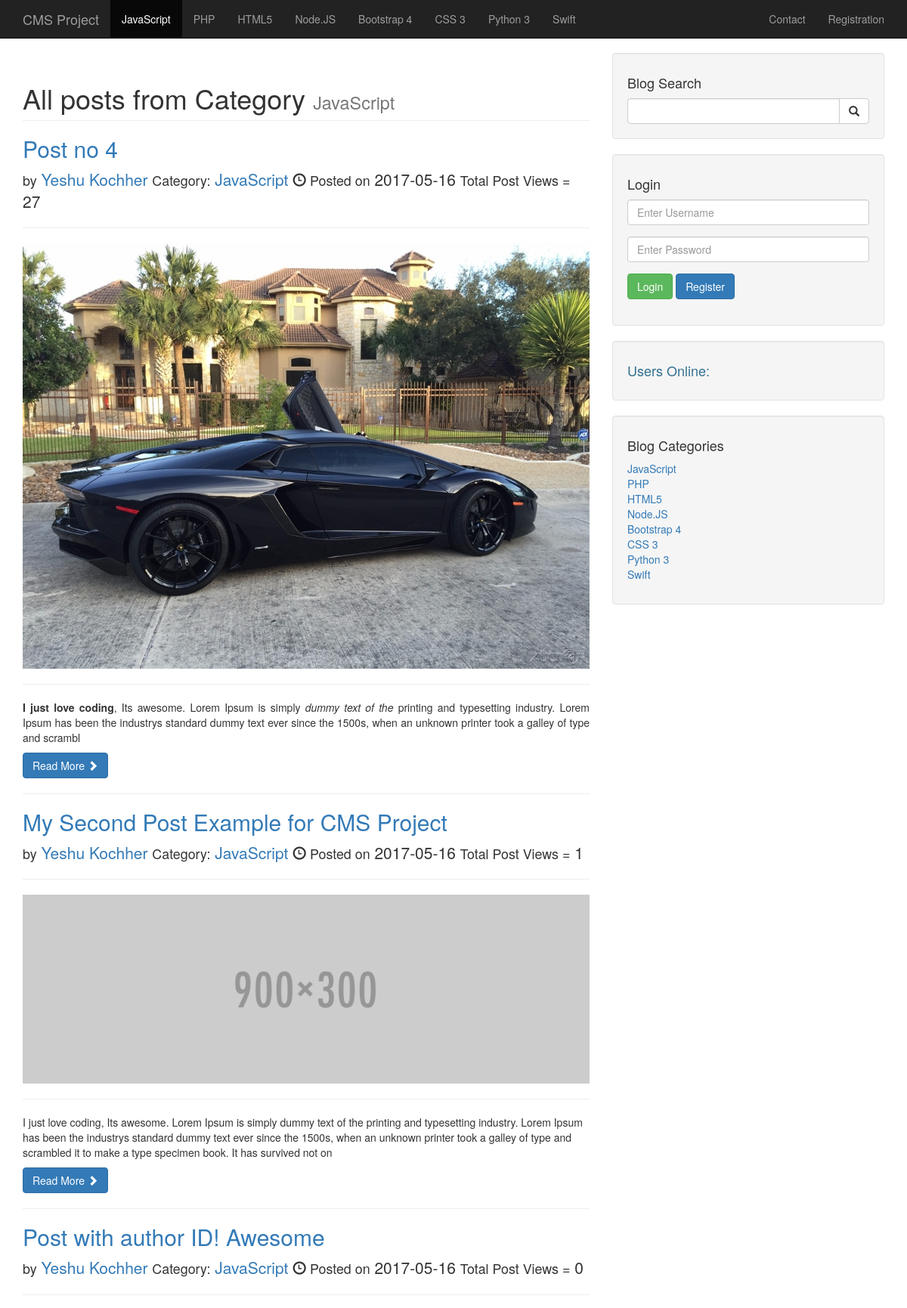
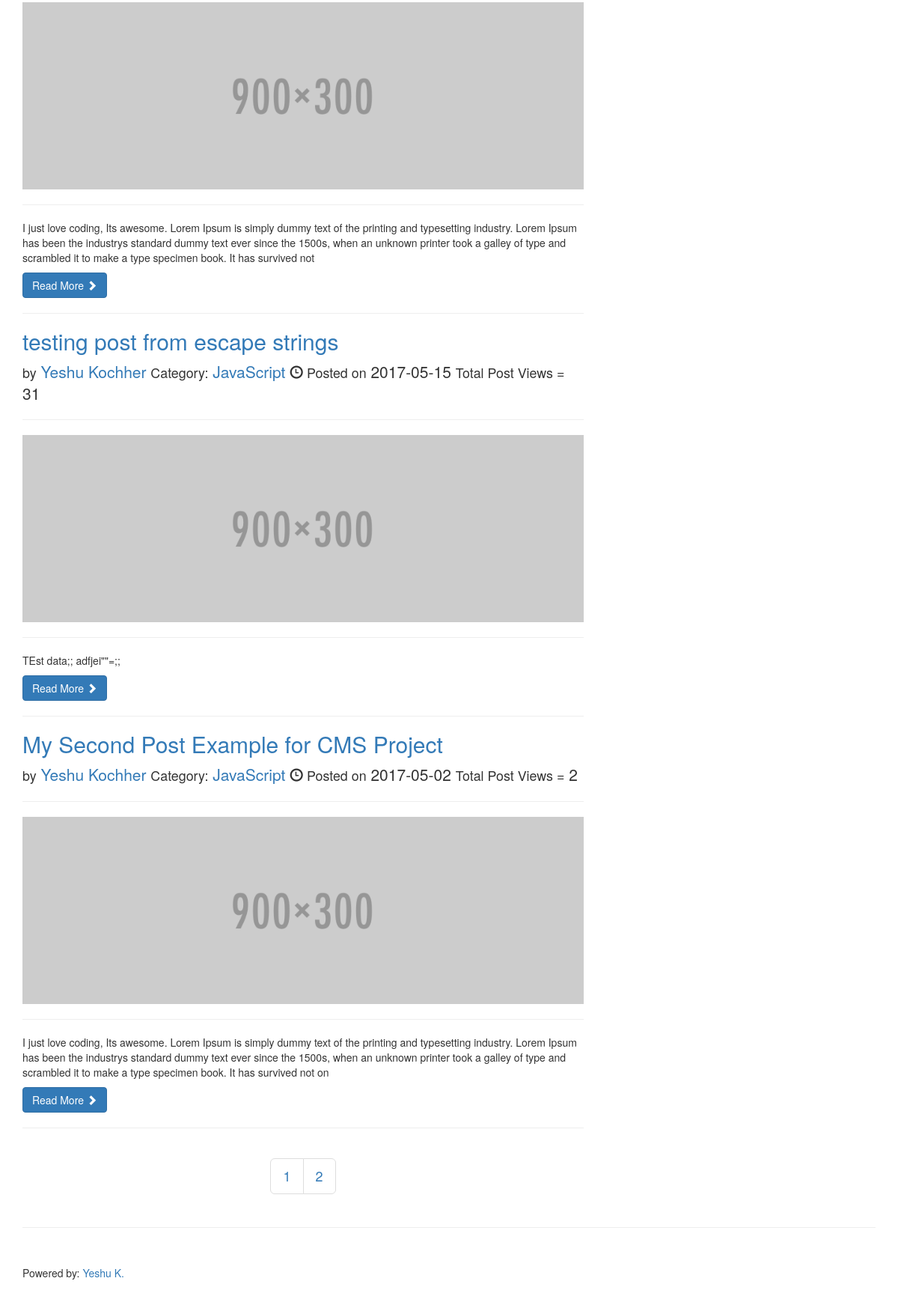
The app's page /category.php?category=1 with its own data (2 pictures, top to bottom).
### tables this page shows
CREATE TABLE `categories` (
  `cat_id` int(3) NOT NULL,
  `cat_title` varchar(255) NOT NULL
);

CREATE TABLE `posts` (
  `post_id` int(3) NOT NULL,
  `post_category_id` int(3) NOT NULL,
  `post_title` varchar(255) NOT NULL,
  `post_author_id` int(11) NOT NULL,
  `post_date` date NOT NULL,
  `post_image` text NOT NULL,
  `post_content` text NOT NULL,
  `post_tags` varchar(255) NOT NULL,
  `post_status` varchar(255) NOT NULL DEFAULT 'Draft',
  `post_view_count` int(11) NOT NULL DEFAULT '0'
);

CREATE TABLE `users` (
  `user_id` int(3) NOT NULL,
  `username` varchar(255) NOT NULL,
  `user_password` varchar(255) NOT NULL,
  `user_fname` varchar(255) NOT NULL,
  `user_lname` varchar(255) NOT NULL,
  `user_email` varchar(255) NOT NULL,
  `user_image` text,
  `user_role` varchar(255) NOT NULL DEFAULT 'Subscriber'
);

### admin/includes/functions.php (called while the page is built, shortened)
<?php
  function escape($string) {
    global $connection;
    return mysqli_real_escape_string($connection, trim($string));
  }
  function showAllQuery($table) {
    global $connection;
    $query = "SELECT * FROM {$table}";
    return mysqli_query($connection, $query);
  }
  function oneValueQuery($task, $table, $column, $value) {
    global $connection;
    switch($task) {
      case 'SELECT':
        $query = "SELECT * FROM {$table} WHERE {$column} = {$value}";
        return mysqli_query($connection, $query);
        break;
    }
  }
?>

### category.php (the view, shortened to what this page needs)
<?php include "includes/header.php"; ?>
<?php
  $categories = oneValueQuery("SELECT", "categories", "cat_id", escape($_GET["category"]));
  $row = mysqli_fetch_assoc($categories);
  $cat_title = $row['cat_title'];
?>
<div class="container">
  <div class="row">
    <div class="col-md-8">
      <h1 class="page-header">All posts from Category <small><?php echo $cat_title; ?></small></h1>
      <?php
        if (isset($_GET["category"])) {
          $cat_id = escape($_GET["category"]);
          if (isset($_GET["page"])) {
            $page_no = $_GET["page"];
          } else {
            $page_no = "";
          }
          if ($page_no == "" || $page_no == 1) {
            $page = 0;
          } else {
            $page = ($page_no * 5) - 5;
          }
          $query = "SELECT * FROM posts WHERE post_category_id={$cat_id} AND post_status='Published'";
          $post_count_query = mysqli_query($connection, $query);
          $count = mysqli_num_rows($post_count_query);
          $count = ceil($count / 5);
          $query = "SELECT posts.*, users.user_id, users.user_fname, users.user_lname ";
          $query .= "FROM posts LEFT JOIN users ON posts.post_author_id = users.user_id ";
          $query .= "WHERE post_category_id={$cat_id} AND post_status='Published' ";
          $query .= "ORDER BY post_id DESC LIMIT {$page}, 5";
          $select_all_posts_query = mysqli_query($connection, $query);
          while($row = mysqli_fetch_assoc($select_all_posts_query)) {
            $post_id = $row["post_id"];
            $post_title = $row["post_title"];
            $post_author_id = $row["post_author_id"];
            $post_date = $row["post_date"];
            $post_img = $row["post_image"];
            $post_content = substr($row["post_content"], 0, 300);
            $post_view_count = $row['post_view_count'];
            $post_author_name = "{$row['user_fname']} {$row['user_lname']}";
          ?>
          <h2><a href="post.php?p_id=<?php echo $post_id; ?>"><?php echo $post_title; ?></a></h2>
          <p class="lead">
            <small>by</small> <a href="author.php?author=<?php echo $post_author_id; ?>"><?php echo $post_author_name; ?></a>
            <small>Category:</small> <a href="category.php?category=<?php echo $cat_id; ?>"><?php echo $cat_title; ?></a>
            <small><span class="glyphicon glyphicon-time"></span> Posted on</small> <?php echo $post_date; ?>
            <small>Total Post Views =</small> <?php echo $post_view_count; ?>
          </p>
          <hr>
          <a href="post.php?p_id=<?php echo $post_id; ?>"><img class="img-responsive" src="img/<?php echo $post_img; ?>" alt=""></a>
          <hr>
          <p><?php echo $post_content; ?></p>
          <a class="btn btn-primary" href="post.php?p_id=<?php echo $post_id; ?>">Read More <span class="glyphicon glyphicon-chevron-right"></span></a>
          <hr>
        <?php  }
      } ?>
      <div class="text-center">
        <ul class="pagination pagination-lg">
          <?php
            for ($i = 1; $i <= $count; $i++) {
              echo "<li><a href='category.php?category={$cat_id}&page={$i}'>{$i}</a></li>";
            }
          ?>
        </ul>
      </div>
    </div>
    <?php include "includes/sidebar.php"; ?>
  </div>
  <hr>
<?php include "includes/footer.php"; ?>

### includes/header.php (shortened to what this page needs)
<?php include "includes/db.php"; ?>
<?php include "admin/includes/functions.php"; ?>
<!DOCTYPE html>
<html lang="en">
<head>
  <link href="css/bootstrap.min.css" rel="stylesheet">
  <link href="css/blog-home.css" rel="stylesheet">
</head>
<body>
<?php include "includes/navbar.php"; ?>

### includes/navbar.php (shortened to what this page needs)
<nav class="navbar navbar-inverse navbar-fixed-top" role="navigation">
  <div class="container">
    <div class="navbar-header">
      <a class="navbar-brand" href="index.php">CMS Project</a>
    </div>
    <div class="collapse navbar-collapse" id="bs-example-navbar-collapse-1">
      <ul class="nav navbar-nav">
        <?php
          $categories_query = showAllQuery("categories");
          while ($row = mysqli_fetch_assoc($categories_query)) {
            $cat_id = $row["cat_id"];
            $category = $row["cat_title"];
            $page_name = basename($_SERVER['PHP_SELF']);
            $contact = "contact.php";
            $registration = "registration.php";
            $category_class = "";
            $contact_class = "";
            $registration_class = "";
            if(isset($_GET['category']) && $_GET['category'] == $cat_id) {
              $category_class = "active";
            } else if ($page_name == $registration) {
              $registration_class = "active";
            } else if ($page_name == $contact) {
              $contact_class = "active";
            }
            echo "<li class='{$category_class}'><a href='category.php?category={$cat_id}'>{$category}</a></li>";
          }
        ?>
      </ul>
      <ul class="nav navbar-nav navbar-right">
        <li class="<?php echo $contact_class; ?>"><a href="contact.php">Contact</a></li>
        <?php
          if(isset($_SESSION["username"])) {
            if(isset($_GET["p_id"])) {
              $p_id = escape($_GET["p_id"]);
              echo "<li><a href='admin/posts.php?source=edit-post&post-id={$p_id}'>Edit Post</a></li>";
            } ?>
            <li class="dropdown">
              <a href="#" class="dropdown-toggle" data-toggle="dropdown">
                <i class="fa fa-user"></i>
                <?php echo $_SESSION['user_fname'] . " " . $_SESSION['user_lname']; ?>
                <b class="caret"></b>
              </a>
              <ul class="dropdown-menu">
                <li><a href='admin'>Dashboard</a></li>
                <li class="divider"></li>
                <li><a href="includes/logout.php"><i class="fa fa-fw fa-power-off"></i> Log Out</a></li>
              </ul>
            </li>
          <?php } else if(!isset($_SESSION["username"])) {
            echo "<li class='{$registration_class}'><a href='registration.php'>Registration</a></li>";
          }
        ?>
      </ul>
    </div>
  </div>
</nav>

### includes/sidebar.php
<div class="col-md-4">
  <div class="well">
    <h4>Blog Search</h4>
    <form action="search.php" method="post">
      <div class="input-group">
        <input type="text" name="search" class="form-control">
        <span class="input-group-btn">
          <button class="btn btn-default" name="submit" type="submit">
            <span class="glyphicon glyphicon-search"></span>
          </button>
        </span>
      </div>
    </form>
  </div>
  <?php
    if(!isset($_SESSION['username'])) {
  ?>
    <div class="well">
      <h4>Login</h4>
      <form action="includes/login.php" method="post">
        <div class="form-group">
          <input type="text" class="form-control" name="username" placeholder="Enter Username">
        </div>
        <div class="form-group">
          <input type="password" class="form-control" name="password" placeholder="Enter Password">
        </div>
        <div class="form-group">
          <input type="submit" class="btn btn-success" name="login" value="Login">
          <a href="registration.php" class="btn btn-primary">Register</a>
        </div>
      </form>
    </div>
  <?php } ?>
    <?php include "widget.php"; ?>
  <div class="well">
    <h4>Blog Categories</h4>
    <div class="row">
      <div class="col-lg-12">
        <ul class="list-unstyled">
          <?php
            $category_query = showAllQuery("categories");
            while ($row = mysqli_fetch_assoc($category_query)) {
              $cat_id = $row["cat_id"];
              $category = $row['cat_title'];
              echo "<li><a href='category.php?category={$cat_id}'>{$category}</a></li>";
            }
          ?>
        </ul>
      </div>
    </div>
  </div>
</div>

### includes/widget.php
<div class="well">
	<h4 class="text-info">Users Online: <span class="usersonline"></h4>
</div>

### includes/footer.php (shortened to what this page needs)
  <footer>
    <div class="row">
      <div class="col-lg-12">
        <p>Powered by: <a href="https://yeshu.info" target="_blank">Yeshu K.</a></p>
      </div>
    </div>
  </footer>
</div>
</body>
</html>

### css/blog-home.css (style rules this page uses)
body { padding-top: 70px; }
footer { margin: 50px 0; }

### records on screen
categories: cat_title "JavaScript"
categories: cat_title "PHP"
categories: cat_title "HTML5"
categories: cat_title "Node.JS"
categories: cat_title "Bootstrap 4"
categories: cat_title "CSS 3"
categories: cat_title "Python 3"
categories: cat_title "Swift"
posts: post_title "Post no 4", users.user_fname+user_lname "Yeshu Kochher", post_date "2017-05-16", post_view_count "27", post_image (picture), post_content "I just love coding , Its awesome. Lorem Ipsum is simply dummy text of the printing and typesetting industry. Lorem Ipsum has been the industrys standard dummy text ever since the 1500s, when an unknown printer took a galley of type and scrambl"
posts: post_title "My Second Post Example for CMS Project", users.user_fname+user_lname "Yeshu Kochher", post_date "2017-05-16", post_view_count "1", post_image (placeholder picture), post_content "I just love coding, Its awesome. Lorem Ipsum is simply dummy text of the printing and typesetting industry. Lorem Ipsum has been the industrys standard dummy text ever since the 1500s, when an unknown printer took a galley of type and scrambled it to make a type specimen book. It has survived not on"
posts: post_title "Post with author ID! Awesome", users.user_fname+user_lname "Yeshu Kochher", post_date "2017-05-16", post_view_count "0", post_image (placeholder picture), post_content "I just love coding, Its awesome. Lorem Ipsum is simply dummy text of the printing and typesetting industry. Lorem Ipsum has been the industrys standard dummy text ever since the 1500s, when an unknown printer took a galley of type and scrambled it to make a type specimen book. It has survived not"
posts: post_title "testing post from escape strings", users.user_fname+user_lname "Yeshu Kochher", post_date "2017-05-15", post_view_count "31", post_image (placeholder picture), post_content "TEst data;; adfjei\"\"=;;"
posts: post_title "My Second Post Example for CMS Project", users.user_fname+user_lname "Yeshu Kochher", post_date "2017-05-02", post_view_count "2", post_image (placeholder picture), post_content "I just love coding, Its awesome. Lorem Ipsum is simply dummy text of the printing and typesetting industry. Lorem Ipsum has been the industrys standard dummy text ever since the 1500s, when an unknown printer took a galley of type and scrambled it to make a type specimen book. It has survived not on"
